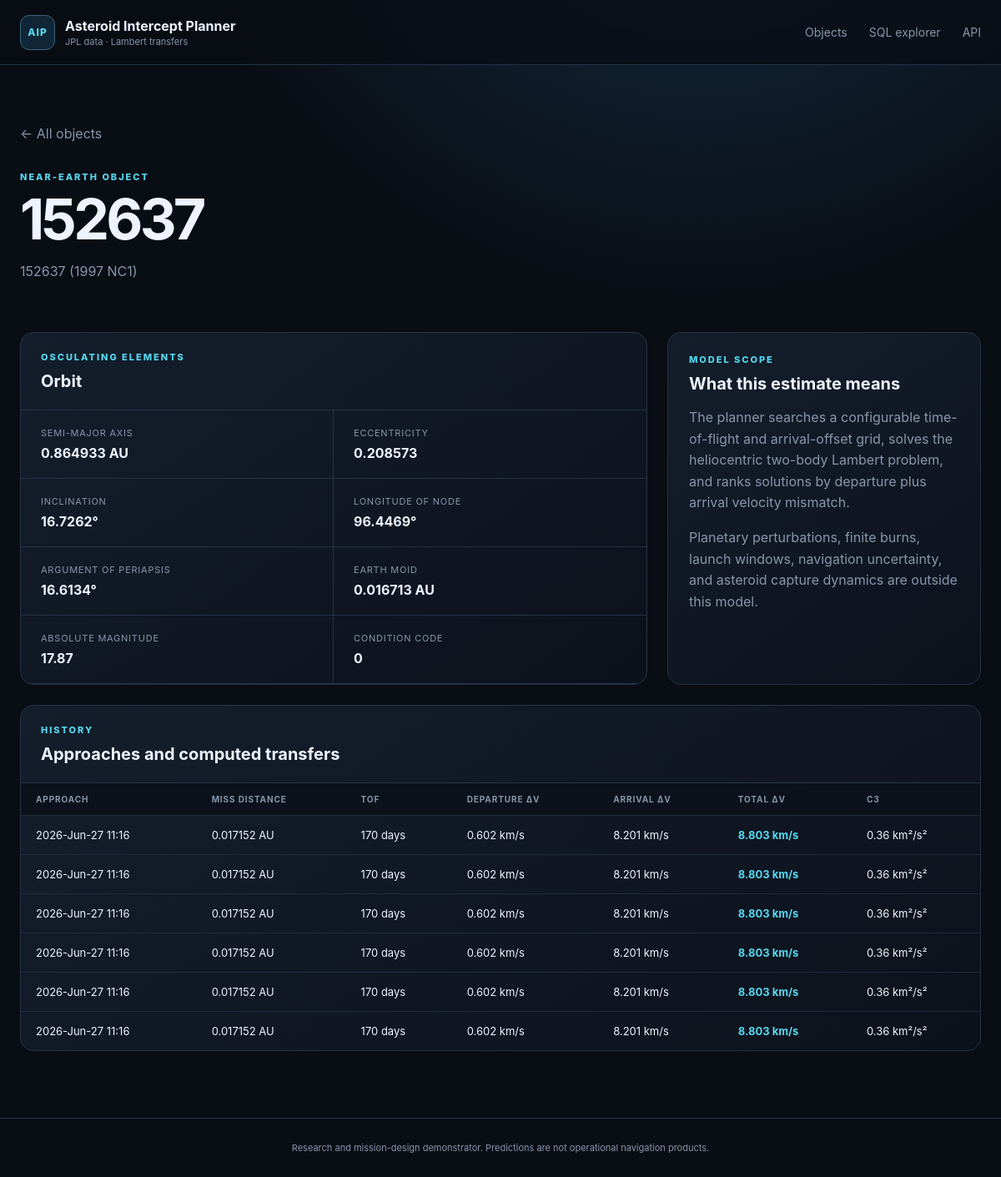
Page /asteroid/152637 on the committed database.
### tables this page shows
CREATE TABLE orbital_elements (
    designation TEXT PRIMARY KEY REFERENCES asteroids(designation) ON DELETE CASCADE,
    epoch_jd_tdb REAL,
    semi_major_axis_au REAL NOT NULL,
    eccentricity REAL NOT NULL,
    inclination_deg REAL NOT NULL,
    raan_deg REAL NOT NULL,
    arg_periapsis_deg REAL NOT NULL,
    mean_anomaly_deg REAL,
    perihelion_time_jd_tdb REAL,
    perihelion_distance_au REAL,
    aphelion_distance_au REAL,
    orbital_period_days REAL,
    earth_moid_au REAL,
    condition_code TEXT,
    orbit_id TEXT,
    source TEXT NOT NULL,
    updated_at TEXT NOT NULL
);

CREATE TABLE asteroids (
    designation TEXT PRIMARY KEY,
    fullname TEXT,
    absolute_magnitude_h REAL,
    diameter_km REAL,
    first_seen_at TEXT NOT NULL,
    updated_at TEXT NOT NULL
);

CREATE TABLE intercept_plans (
    plan_id INTEGER PRIMARY KEY AUTOINCREMENT,
    approach_id INTEGER NOT NULL REFERENCES close_approaches(approach_id) ON DELETE CASCADE,
    method TEXT NOT NULL,
    departure_jd_tdb REAL NOT NULL,
    arrival_jd_tdb REAL NOT NULL,
    tof_days REAL NOT NULL,
    departure_dv_kms REAL NOT NULL,
    arrival_dv_kms REAL NOT NULL,
    total_dv_kms REAL NOT NULL,
    c3_km2_s2 REAL,
    leo_departure_dv_kms REAL,
    polyline_json TEXT,
    computed_at TEXT NOT NULL,
    UNIQUE (approach_id, method)
);

CREATE TABLE close_approaches (
    approach_id INTEGER PRIMARY KEY AUTOINCREMENT,
    designation TEXT NOT NULL REFERENCES asteroids(designation) ON DELETE CASCADE,
    body TEXT NOT NULL DEFAULT 'Earth',
    close_approach_jd_tdb REAL NOT NULL,
    close_approach_text TEXT,
    distance_au REAL NOT NULL,
    distance_min_au REAL,
    distance_max_au REAL,
    relative_velocity_kms REAL,
    hyperbolic_excess_velocity_kms REAL,
    time_uncertainty TEXT,
    ingested_at TEXT NOT NULL,
    UNIQUE (designation, body, close_approach_jd_tdb)
);

### app/web.py (the view)
    @application.route("/asteroid/<designation>")
    def asteroid_detail(designation: str):
        asteroid = get_asteroid(designation, settings.database_path)
        if asteroid is None:
            return render_template("not_found.html", designation=designation), 404
        return render_template(
            "detail.html",
            asteroid=asteroid,
            approaches=asteroid_approaches(designation, settings.database_path),
        )

### app/database.py (called while the page is built)
def _dict_row(cursor: sqlite3.Cursor, row: tuple[Any, ...]) -> dict[str, Any]:
    return {column[0]: row[index] for index, column in enumerate(cursor.description)}

@contextmanager
def connect(path: Path | None = None) -> Iterator[sqlite3.Connection]:
    database_path = Path(path or get_settings().database_path)
    database_path.parent.mkdir(parents=True, exist_ok=True)
    connection = sqlite3.connect(database_path, timeout=30)
    connection.row_factory = _dict_row
    connection.execute("PRAGMA foreign_keys = ON")
    connection.execute("PRAGMA busy_timeout = 30000")
    try:
        yield connection
    finally:
        connection.close()

def initialize_database(path: Path | None = None) -> Path:
    database_path = Path(path or get_settings().database_path)
    schema = Path(__file__).with_name("schema.sql").read_text(encoding="utf-8")
    with connect(database_path) as connection:
        schema_version = int(connection.execute("PRAGMA user_version").fetchone()["user_version"])
        if schema_version < 2:
            connection.executescript(schema)
            connection.commit()
    return database_path

def fetch_all(
    query: str, params: Sequence[Any] = (), path: Path | None = None
) -> list[dict[str, Any]]:
    initialize_database(path)
    with connect(path) as connection:
        return connection.execute(query, params).fetchall()

def fetch_one(
    query: str, params: Sequence[Any] = (), path: Path | None = None
) -> dict[str, Any] | None:
    rows = fetch_all(query, params, path)
    return rows[0] if rows else None

def get_asteroid(designation: str, path: Path | None = None) -> dict[str, Any] | None:
    return fetch_one(
        """
        SELECT a.*, oe.*
        FROM asteroids a
        LEFT JOIN orbital_elements oe USING(designation)
        WHERE a.designation = ?
        """,
        (designation,),
        path,
    )

def asteroid_approaches(designation: str, path: Path | None = None) -> list[dict[str, Any]]:
    return fetch_all(
        """
        SELECT ca.*, ip.*
        FROM close_approaches ca
        LEFT JOIN intercept_plans ip USING(approach_id)
        WHERE ca.designation = ?
        ORDER BY ca.close_approach_jd_tdb DESC
        """,
        (designation,),
        path,
    )

### app/templates/detail.html (shortened to what this page needs)
{% extends "base.html" %}
{% block content %}
<section class="detail-hero">
  <a class="back" href="{{ url_for('index') }}">← All objects</a>
  <p class="eyebrow">NEAR-EARTH OBJECT</p>
  <h1>{{ asteroid.designation }}</h1>
  <p>{{ asteroid.fullname or 'JPL small-body designation' }}</p>
</section>
<section class="detail-grid">
  <article class="panel">
    <div class="panel-header"><div><p class="eyebrow">OSCULATING ELEMENTS</p><h2>Orbit</h2></div></div>
    <dl class="spec-grid">
      <div><dt>Semi-major axis</dt><dd>{{ asteroid.semi_major_axis_au|number(6) }} AU</dd></div>
      <div><dt>Eccentricity</dt><dd>{{ asteroid.eccentricity|number(6) }}</dd></div>
      <div><dt>Inclination</dt><dd>{{ asteroid.inclination_deg|number(4) }}°</dd></div>
      <div><dt>Longitude of node</dt><dd>{{ asteroid.raan_deg|number(4) }}°</dd></div>
      <div><dt>Argument of periapsis</dt><dd>{{ asteroid.arg_periapsis_deg|number(4) }}°</dd></div>
      <div><dt>Earth MOID</dt><dd>{{ asteroid.earth_moid_au|number(6) }} AU</dd></div>
      <div><dt>Absolute magnitude</dt><dd>{{ asteroid.absolute_magnitude_h|number(2) }}</dd></div>
      <div><dt>Condition code</dt><dd>{{ asteroid.condition_code or '—' }}</dd></div>
    </dl>
  </article>
  <article class="panel note-card">
    <p class="eyebrow">MODEL SCOPE</p>
    <h2>What this estimate means</h2>
    <p>The planner searches a configurable time-of-flight and arrival-offset grid, solves the heliocentric two-body Lambert problem, and ranks solutions by departure plus arrival velocity mismatch.</p>
    <p>Planetary perturbations, finite burns, launch windows, navigation uncertainty, and asteroid capture dynamics are outside this model.</p>
  </article>
</section>
<section class="panel">
  <div class="panel-header"><div><p class="eyebrow">HISTORY</p><h2>Approaches and computed transfers</h2></div></div>
  <div class="table-wrap"><table>
    <thead><tr><th>Approach</th><th>Miss distance</th><th>TOF</th><th>Departure Δv</th><th>Arrival Δv</th><th>Total Δv</th><th>C3</th></tr></thead>
    <tbody>{% for row in approaches %}<tr>
      <td>{{ row.close_approach_text or row.close_approach_jd_tdb }}</td>
      <td>{{ row.distance_au|number(6) }} AU</td>
      <td>{{ row.tof_days|number(0) }} days</td>
      <td>{{ row.departure_dv_kms|number(3) }} km/s</td>
      <td>{{ row.arrival_dv_kms|number(3) }} km/s</td>
      <td><strong class="accent">{{ row.total_dv_kms|number(3) }} km/s</strong></td>
      <td>{{ row.c3_km2_s2|number(2) }} km²/s²</td>
    </tr>{% endfor %}</tbody>
  </table></div>
</section>
{% endblock %}

### app/static/style.css (style rules this page uses)
:root { --bg:#090d14;--surface:#101722;--surface-2:#151f2d;--line:#253246;--text:#edf4ff;--muted:#8796ab;--cyan:#56d7ef;--green:#67e8b5;--orange:#ffad66;--max:1440px;font-family:Inter,ui-sans-serif,system-ui,-apple-system,BlinkMacSystemFont,"Segoe UI",sans-serif;color-scheme:dark }
* { box-sizing:border-box }
body { margin:0;background:radial-gradient(circle at 70% -20%,#16334a 0,transparent 35%),var(--bg);color:var(--text);min-height:100vh }
.eyebrow { font-size:11px;letter-spacing:.18em;color:var(--cyan);font-weight:800;margin:0 0 10px }
.hero h1,.detail-hero h1 { font-size:clamp(42px,6vw,82px);line-height:.98;margin:0;letter-spacing:-.055em }
.hero>div>p:last-child,.detail-hero>p:last-child { color:var(--muted);max-width:680px;line-height:1.65 }
.panel { border:1px solid var(--line);background:linear-gradient(145deg,rgba(21,31,45,.93),rgba(12,18,28,.93));border-radius:16px;overflow:hidden }
.panel-header { padding:22px 24px;border-bottom:1px solid var(--line);display:flex;align-items:center;justify-content:space-between;gap:24px }
.panel-header h2,.note-card h2,.table-list h2 { margin:0;font-size:20px }
.table-wrap { overflow:auto }
table { width:100%;border-collapse:collapse;font-size:13px }
th { text-align:left;color:var(--muted);font-size:10px;text-transform:uppercase;letter-spacing:.09em;padding:13px 18px;background:#0c121b;white-space:nowrap }
td { border-top:1px solid rgba(37,50,70,.75);padding:15px 18px;white-space:nowrap }
.object-link:hover,.accent { color:var(--cyan) }
.detail-hero { padding:30px 0 44px }
.detail-hero h1 { font-size:68px }
.back { display:inline-block;margin-bottom:35px;color:var(--muted);text-decoration:none }
.detail-grid { display:grid;grid-template-columns:2fr 1fr;gap:24px;margin-bottom:24px }
.spec-grid { display:grid;grid-template-columns:repeat(2,1fr);margin:0 }
.spec-grid div { padding:20px 24px;border-bottom:1px solid var(--line) }
.spec-grid div:nth-child(odd) { border-right:1px solid var(--line) }
dt { color:var(--muted);font-size:11px;text-transform:uppercase;letter-spacing:.07em }
dd { margin:7px 0 0;font-weight:700 }
.note-card { padding:25px }
.note-card p:not(.eyebrow) { color:var(--muted);line-height:1.6 }

### rows in the picture
orbital_elements: designation "152637", semi_major_axis_au|number "0.864933", eccentricity|number "0.208573", inclination_deg|number "16.7262", raan_deg|number "96.4469", arg_periapsis_deg|number "16.6134", earth_moid_au|number "0.016713", condition_code "0"
asteroids: fullname "152637 (1997 NC1)", absolute_magnitude_h|number "17.87"
intercept_plans: close_approach_text "2026-Jun-27 11:16", distance_au|number "0.017152", tof_days|number "170", departure_dv_kms|number "0.602", arrival_dv_kms|number "8.201", total_dv_kms|number "8.803", c3_km2_s2|number "0.36"
intercept_plans: close_approach_text "2026-Jun-27 11:16", distance_au|number "0.017152", tof_days|number "170", departure_dv_kms|number "0.602", arrival_dv_kms|number "8.201", total_dv_kms|number "8.803", c3_km2_s2|number "0.36"
intercept_plans: close_approach_text "2026-Jun-27 11:16", distance_au|number "0.017152", tof_days|number "170", departure_dv_kms|number "0.602", arrival_dv_kms|number "8.201", total_dv_kms|number "8.803", c3_km2_s2|number "0.36"
intercept_plans: close_approach_text "2026-Jun-27 11:16", distance_au|number "0.017152", tof_days|number "170", departure_dv_kms|number "0.602", arrival_dv_kms|number "8.201", total_dv_kms|number "8.803", c3_km2_s2|number "0.36"
intercept_plans: close_approach_text "2026-Jun-27 11:16", distance_au|number "0.017152", tof_days|number "170", departure_dv_kms|number "0.602", arrival_dv_kms|number "8.201", total_dv_kms|number "8.803", c3_km2_s2|number "0.36"
intercept_plans: close_approach_text "2026-Jun-27 11:16", distance_au|number "0.017152", tof_days|number "170", departure_dv_kms|number "0.602", arrival_dv_kms|number "8.201", total_dv_kms|number "8.803", c3_km2_s2|number "0.36"
